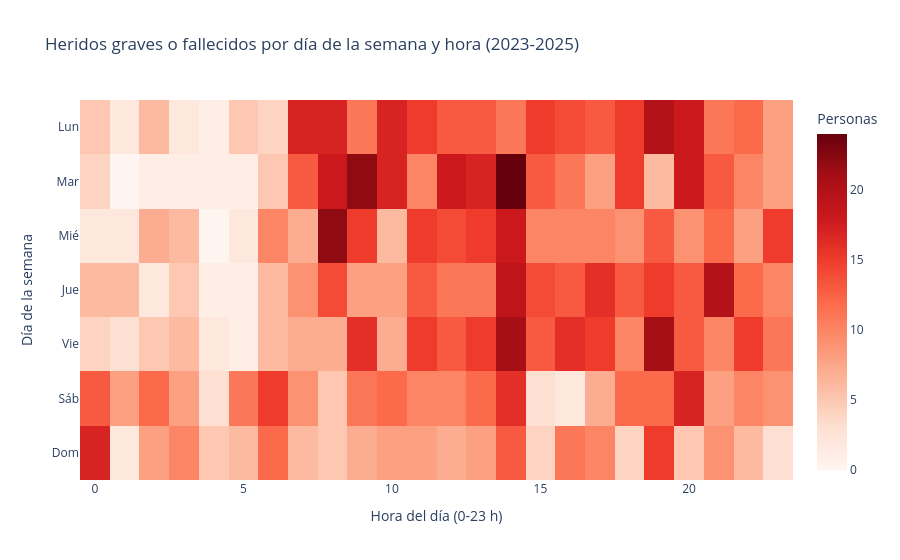
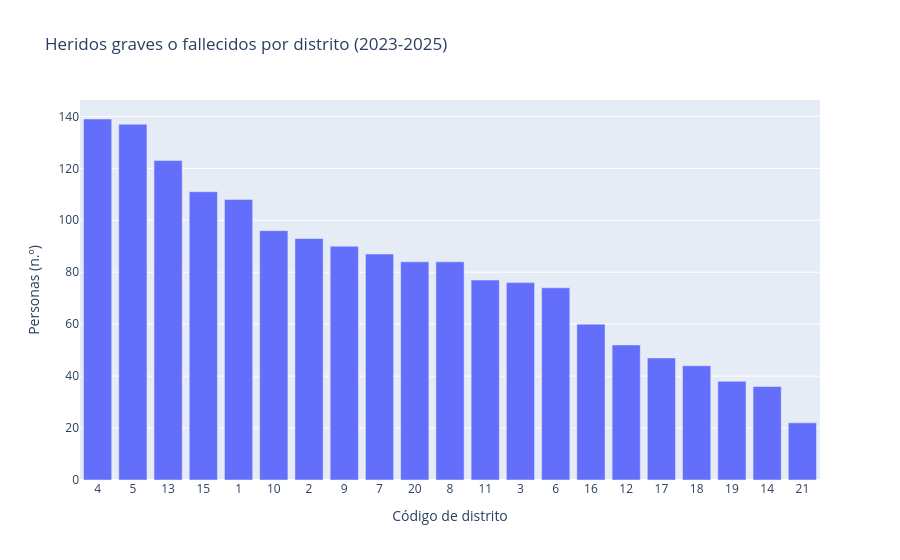
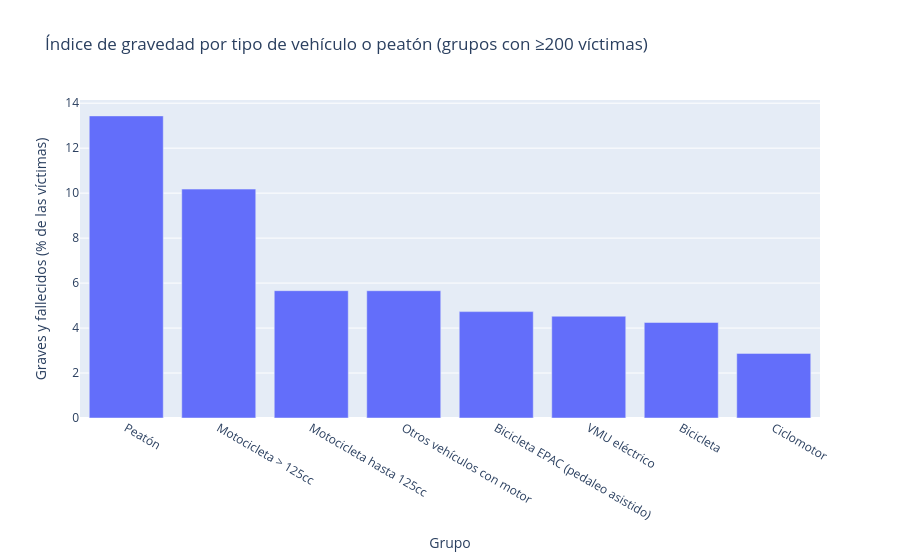

Notebook code cell kept with these figures, in order:
### Code cell
# Gráfico 1: ¿cuándo ocurren los graves? (día de la semana × hora)
dias = ["Lun", "Mar", "Mié", "Jue", "Vie", "Sáb", "Dom"]
h = df[df.es_grave].groupby(["dow", "hora_int"]).size().unstack(fill_value=0).reindex(index=range(7), columns=range(24), fill_value=0)
fig = px.imshow(h.values, x=list(range(24)), y=dias, aspect="auto", color_continuous_scale="Reds",
                title="Heridos graves o fallecidos por día de la semana y hora (2023-2025)",
                labels={"x": "Hora del día (0-23 h)", "y": "Día de la semana", "color": "Personas"})
fig.show()

# Gráfico 2: graves por distrito
gd = df[df.es_grave].groupby("cod_distrito").size().sort_values(ascending=False)
fig = px.bar(x=gd.index.astype(str), y=gd.values, title="Heridos graves o fallecidos por distrito (2023-2025)",
             labels={"x": "Código de distrito", "y": "Personas (n.º)"})
fig.show()

# Gráfico 3: índice de gravedad por tipo de vehículo / persona
sev = (df[df.es_victima].assign(grupo=lambda d: np.where(d.persona_n.str.contains("peaton"), "Peatón", d.tipo_vehiculo.fillna("Desconocido")))
       .groupby("grupo").agg(victimas=("es_victima", "sum"), graves=("es_grave", "sum")))
sev = sev[sev.victimas >= 200].assign(indice=lambda d: d.graves / d.victimas * 100).sort_values("indice", ascending=False).head(8)
fig = px.bar(sev.reset_index(), x="grupo", y="indice", title="Índice de gravedad por tipo de vehículo o peatón (grupos con ≥200 víctimas)",
             labels={"grupo": "Grupo", "indice": "Graves y fallecidos (% de las víctimas)"})
fig.show()

### Figure 1 — Plotly figure (JSON) as saved in the notebook; plotly's stock layout.template omitted (floating-point values rounded to 4 significant figures; data arrays with more than 128 entries replaced by an {"elided": "..."} marker saying what was removed)
{"data": [{"coloraxis": "coloraxis", "hovertemplate": "Hora del día (0-23 h): %{x}<br>Día de la semana: %{y}<br>Personas: %{z}<extra></extra>", "name": "0", "type": "heatmap", "x": [0, 1, 2, 3, 4, 5, 6, 7, 8, 9, 10, 11, 12, 13, 14, 15, 16, 17, 18, 19, 20, 21, 22, 23], "xaxis": "x", "y": ["Lun", "Mar", "Mié", "Jue", "Vie", "Sáb", "Dom"], "yaxis": "y", "z": {"elided": "7x24 int values"}}], "layout": {"coloraxis": {"autocolorscale": false, "colorbar": {"title": {"text": "Personas"}}, "colorscale": [[0.0, "rgb(255,245,240)"], [0.125, "rgb(254,224,210)"], [0.25, "rgb(252,187,161)"], [0.375, "rgb(252,146,114)"], [0.5, "rgb(251,106,74)"], [0.625, "rgb(239,59,44)"], [0.75, "rgb(203,24,29)"], [0.875, "rgb(165,15,21)"], [1.0, "rgb(103,0,13)"]]}, "title": {"text": "Heridos graves o fallecidos por día de la semana y hora (2023-2025)"}, "xaxis": {"anchor": "y", "domain": [0.0, 1.0], "title": {"text": "Hora del día (0-23 h)"}}, "yaxis": {"anchor": "x", "autorange": "reversed", "domain": [0.0, 1.0], "title": {"text": "Día de la semana"}}}}

### Figure 2 — Plotly figure (JSON) as saved in the notebook; plotly's stock layout.template omitted (floating-point values rounded to 4 significant figures)
{"data": [{"hovertemplate": "Código de distrito=%{x}<br>Personas (n.º)=%{y}<extra></extra>", "legendgroup": "", "marker": {"color": "#636efa", "pattern": {"shape": ""}}, "name": "", "orientation": "v", "showlegend": false, "textposition": "auto", "type": "bar", "x": ["4", "5", "13", "15", "1", "10", "2", "9", "7", "20", "8", "11", "3", "6", "16", "12", "17", "18", "19", "14", "21"], "xaxis": "x", "y": [139, 137, 123, 111, 108, 96, 93, 90, 87, 84, 84, 77, 76, 74, 60, 52, 47, 44, 38, 36, 22], "yaxis": "y"}], "layout": {"barmode": "relative", "legend": {"tracegroupgap": 0}, "title": {"text": "Heridos graves o fallecidos por distrito (2023-2025)"}, "xaxis": {"anchor": "y", "domain": [0.0, 1.0], "title": {"text": "Código de distrito"}}, "yaxis": {"anchor": "x", "domain": [0.0, 1.0], "title": {"text": "Personas (n.º)"}}}}

### Figure 3 — Plotly figure (JSON) as saved in the notebook; plotly's stock layout.template omitted (floating-point values rounded to 4 significant figures)
{"data": [{"hovertemplate": "Grupo=%{x}<br>Graves y fallecidos (% de las víctimas)=%{y}<extra></extra>", "legendgroup": "", "marker": {"color": "#636efa", "pattern": {"shape": ""}}, "name": "", "orientation": "v", "showlegend": false, "textposition": "auto", "type": "bar", "x": ["Peatón", "Motocicleta > 125cc", "Motocicleta hasta 125cc", "Otros vehículos con motor", "Bicicleta EPAC (pedaleo asistido)", "VMU eléctrico", "Bicicleta", "Ciclomotor"], "xaxis": "x", "y": [13.43, 10.18, 5.662, 5.66, 4.731, 4.526, 4.249, 2.874], "yaxis": "y"}], "layout": {"barmode": "relative", "legend": {"tracegroupgap": 0}, "title": {"text": "Índice de gravedad por tipo de vehículo o peatón (grupos con ≥200 víctimas)"}, "xaxis": {"anchor": "y", "domain": [0.0, 1.0], "title": {"text": "Grupo"}}, "yaxis": {"anchor": "x", "domain": [0.0, 1.0], "title": {"text": "Graves y fallecidos (% de las víctimas)"}}}}
